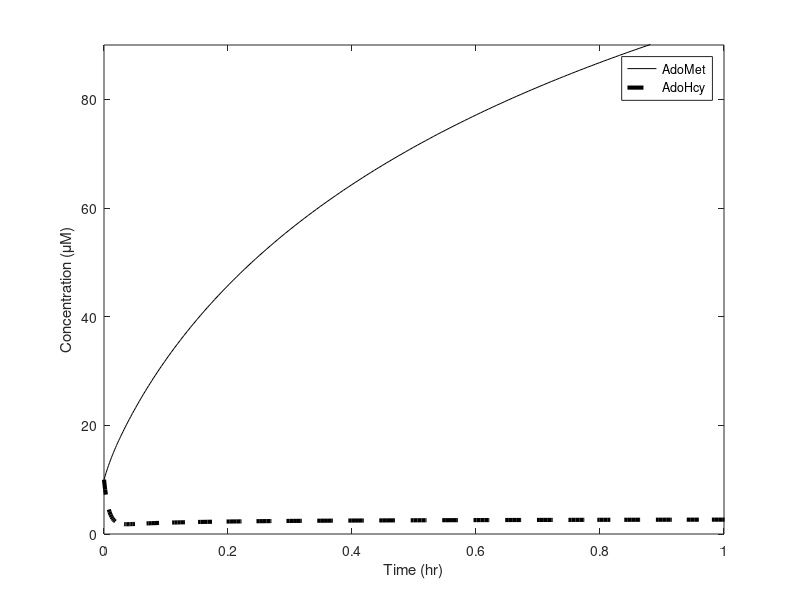
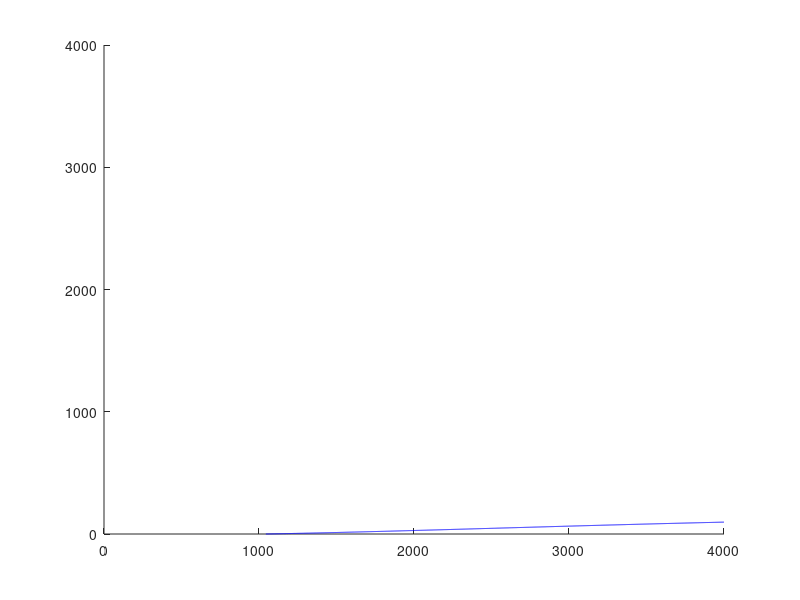

These figures' MATLAB source, in order: (Note: this script raises an error after producing the figures.)
%file methionine_model.m
%from Martinov et al. (2000) Journal of Theoretical Biology vol. 204 pp. 521-532
%generates figures 5.10, 5.11, 5.12
%problem 5.6.6

function methionine_model

global n1adomet;

%parameter declaration
%MATI
global v_MATI_max ;
global K_MATI_m ;
global K_MATI_i ;
global Met;

%MATIII
global v_MATIII_max ;
global K_MATIII_m2 ;

%MET
global v_MET_max ;
global A_over_K_MET_m2 ;

%GNMT
global v_GNMT_max ;
global K_GNMT_m ;
global K_GNMT_i ;

%D
global alpha_d ;

%AHC
global K_AHC;
global Adenosine

%parameter assignment
%METI
v_MATI_max = 561;
K_MATI_m = 41;
K_MATI_i = 50;

%MATIII
v_MATIII_max = 22870; %22.87 mmol/hr/l;
K_MATIII_m2 = 21.1;

%MET
v_MET_max = 4544;
A_over_K_MET_m2 = 0.1;

%GNMT
v_GNMT_max = 10600; %10.6 mmol/hr/l;
K_GNMT_m = 4500;
K_GNMT_i = 20;

%D
alpha_d = 1333;

%AHC
K_AHC = 0.1;
Adenosine = 1;

%Methionine concentration
Met=51; 

%set simulation length
Tend=5;

%initial concentrations
S0=[10,10];

%specification of dynamics
ODEFUN=@methdt;

%simulation
[t,S]=ode45(ODEFUN, [0,Tend], S0);

%figure 5.10
fig1=figure(1)
set(gca,'fontsize',14)
plot(t, S(:,1), 'k', t, S(:,2), 'k--', 'LineWidth', 3)
axis([0 1 0 90])
xlabel('Time (hr)')
ylabel('Concentration (\muM)')
legend('AdoMet', 'AdoHcy')

    
     
%Figure 5.11A
      
%define nullclines:
v_MATIII_max = 26300.5;
myfun1 = @(m,h) (v_MATI_max * (1./(1+ (K_MATI_m./Met)*(1+m./K_MATI_i))) + v_MATIII_max * (1/(1+ ((20000/(1+ 5.7*(m./(m+600)).^2))*K_MATIII_m2)./(Met^2+Met*K_MATIII_m2)))) - (v_GNMT_max * (1./(1+(K_GNMT_m./m).^2.3)) * (1./(1+h./K_GNMT_i))+v_MET_max * (1/(1+ (10 * (1 + h./4))./m + 1/A_over_K_MET_m2 + (1/A_over_K_MET_m2)*((10 * (1 + h./4))./m))))
myfun2 = @(m,h) ((v_GNMT_max * (1./(1+(K_GNMT_m./m).^2.3)) * (1./(1+h./K_GNMT_i))+v_MET_max * (1/(1+ (10 * (1 + h/4))./m + 1./A_over_K_MET_m2 + (1/A_over_K_MET_m2)*((10 * (1 + h./4))./m)))) - alpha_d * (h*K_AHC/Adenosine))./(1+K_AHC/Adenosine)

figure(2)
hold on

[m,h] = meshgrid(0:1:4000);   %# Create a mesh of m and h points
f = (v_MATI_max.*(1./(1+ (K_MATI_m./Met).*(1+m./K_MATI_i))) + v_MATIII_max.*(1./(1+ ((20000./(1+ 5.7*(m./(m+600)).^2))*K_MATIII_m2)./(Met^2+Met*K_MATIII_m2)))) - (v_GNMT_max.*(1./(1+(K_GNMT_m./m).^2.3)).*(1./(1+h./K_GNMT_i))+v_MET_max.*(1./(1+ (10.*(1 + h./4))./m + 1./A_over_K_MET_m2 + (1./A_over_K_MET_m2).*((10.*(1 + h./4))./m))));             %# Evaluate f at those points
contour(m,h,f,[0 0],'b');     %# Generate the contour plot
setcurve('color',[0.5 0.5 0.5],'Linewidth', 2) 
axis([0 4000 0 40])

%adohcy nullcline
a2=ezplot(@(m,h) myfun2(m,h), [0 4000 0 40])
setcurve('color','black','Linewidth', 2) 

set(gca, 'fontsize', 14)
axis([0 4000 0 40])
legend('AdoMet nullcline', 'AdoHcy nullcline')
xlabel('[AdoMet] (\muM) ')
ylabel('[AdoHcy] (\muM)')
title('+15%')


%set simulation length
Tend=15;

%Figure 5.11A

v_MATIII_max = 19439.5;
      
%define nullclines:
myfun11 = @(m,h) (v_MATI_max.*(1./(1+(K_MATI_m/Met).*(1+m./K_MATI_i))) + v_MATIII_max * (1./(1+ ((20000/(1+ 5.7*(m./(m+600)).^2))*K_MATIII_m2)./(Met^2+Met*K_MATIII_m2)))) - (v_GNMT_max * (1./(1+(K_GNMT_m./m).^2.3)) * (1./(1+h./K_GNMT_i))+v_MET_max * (1./(1+ (10 * (1 + h./4))./m + 1./A_over_K_MET_m2 + (1./A_over_K_MET_m2)*((10 * (1 + h./4))./m))))
myfun22 = @(m,h) ((v_GNMT_max.*(1./(1+(K_GNMT_m./m).^2.3)).*(1./(1+h./K_GNMT_i))+v_MET_max * (1./(1+ (10 * (1 + h./4))./m + 1/A_over_K_MET_m2 + (1/A_over_K_MET_m2)*((10 * (1 + h./4))./m)))) - alpha_d .* (h*K_AHC./Adenosine))./(1+K_AHC/Adenosine)

figure(3)
hold on

[m,h] = meshgrid(0:1:4000);   %# Create a mesh of m and h points
f = (v_MATI_max.*(1./(1+ (K_MATI_m./Met).*(1+m./K_MATI_i))) + v_MATIII_max.*(1./(1+ ((20000./(1+ 5.7*(m./(m+600)).^2))*K_MATIII_m2)./(Met^2+Met*K_MATIII_m2)))) - (v_GNMT_max.*(1./(1+(K_GNMT_m./m).^2.3)).*(1./(1+h./K_GNMT_i))+v_MET_max.*(1./(1+ (10.*(1 + h./4))./m + 1./A_over_K_MET_m2 + (1./A_over_K_MET_m2).*((10.*(1 + h./4))./m))));             %# Evaluate f at those points
contour(m,h,f,[0 0],'b');     %# Generate the contour plot
setcurve('color',[0.5 0.5 0.5],'Linewidth', 2) 
axis([0 4000 0 40])

%adohcy nullcline
a2=ezplot(@(m,h) myfun22(m,h), [0 4000 0 40])
setcurve('color','black','Linewidth', 2) 

set(gca, 'fontsize', 14)
axis([0 4000 0 40])
legend('AdoMet nullcline', 'AdoHcy nullcline')
xlabel('[AdoMet] (\muM)')
ylabel('[AdoHcy] (\muM)')
title('-15%')



%Figure 5.12
%numerical calculation of bifurcation curve. The separation of time-scales
%in this model makes bifurcation analysis with AUTO challenging.  The code
%below implements a `brute force' approach of sampling the stady state by
%running a sequence of simulations.

%toggle: set the if statement to "1==1" to run this part of the code. As written, it may take
%more than an hour to run.  Reduce the value of N to run a shorter version
%of the code (with a reduced mesh size).
if 1==0
    
N=400

%declare vectors to hold points on the bifurcation curve
m1_values1=zeros(1,N);
adom1_states1=zeros(1,N);
m1_values2=zeros(1,N);
adom1_states2=zeros(1,N);
m1_values3=zeros(1,N);
adom1_states3=zeros(1,N);

for i=1:N
    %set Methionine level
    Met=40+20*(i-1)/(N-1);
    %output step index (for tracking progress in the command window)
    i
    %find steady state from low S1
    [t,S]=ode45(ODEFUN, [0,200], [0,1000]);
    m1_values1(i)=Met;
    adom1_states1(i)=S(length(t),1);
    
    %find steady state from high S1
    [t,S]=ode45(ODEFUN, [0,200], [1000,0]);
    m1_values2(i)=Met;
    adom1_states2(i)=S(length(t),1);
    
    %find unstable steady state by solving steady state condition from a
    %point near the unstable steady state
    displacement= @(x) ((v_MATI_max * (1/(1+ (K_MATI_m/Met)*(1+x(1)/K_MATI_i))) + v_MATIII_max * (1/(1+ ((20000/(1+ 5.7*(x(1)/(x(1)+600))^2))*K_MATIII_m2)/(Met^2+Met*K_MATIII_m2)))) - (v_GNMT_max * (1/(1+(K_GNMT_m/x(1))^2.3)) * (1/(1+x(2)/K_GNMT_i))+v_MET_max * (1/(1+ (10 * (1 + x(2)/4))/x(1) + 1/A_over_K_MET_m2 + (1/A_over_K_MET_m2)*((10 * (1 + x(2)/4))/x(1))))))^2 + (((v_GNMT_max * (1/(1+(K_GNMT_m/x(1))^2.3)) * (1/(1+x(2)/K_GNMT_i))+v_MET_max * (1/(1+ (10 * (1 + x(2)/4))/x(1) + 1/A_over_K_MET_m2 + (1/A_over_K_MET_m2)*((10 * (1 + x(2)/4))/x(1))))) - alpha_d * (x(2)*K_AHC/Adenosine))/(1+K_AHC/Adenosine))^2;
    [steady_state, FVAL]=fminsearch(@(x) displacement(x), [500 3]);
    m1_values3(i)=Met;
    if FVAL<0.0001
    adom1_states3(i)=steady_state(1);
    else
        adom1_states3(i)=NaN;
    end
end

%plot points
figure(4)
set(gca,'fontsize',14)
hold on
c=[0 0 0;0.4 0.4 0.4;0.8 0.8 0.8];
set(0,'DefaultAxesColorOrder',c)
plot(m1_values1, adom1_states1, 'k*')
plot(m1_values2, adom1_states2, 'k*')
plot(m1_values3, adom1_states3,  'Linewidth', 3, 'color',[0.5 0.5 0.5])
xlabel('[Met] (\mu M)')
ylabel('steady state [AdoMet] (\mu M)')
     
end

end

%dynamics
function dS = methdt(t,S)

%parameter declaration
%MATI
global v_MATI_max ;
global K_MATI_m ;
global K_MATI_i ;
global Met;

%MATIII
global v_MATIII_max ;
global K_MATIII_m2 ;

%MET
global v_MET_max ;
global A_over_K_MET_m2 ;

%GNMT
global v_GNMT_max ;
global K_GNMT_m ;
global K_GNMT_i ;

%D
global alpha_d ;

%AHC
global K_AHC;
global Adenosine

%define states locally
AdoMet=S(1);
AdoHcy=S(2);

%auxilliary variables
K_MATIII_m1 = 20000/(1+ 5.7*(AdoMet/(AdoMet+600))^2);
K_MET_m1 = 10 * (1 + AdoHcy/4);
Hcy = AdoHcy*K_AHC/Adenosine;


v_MATI= v_MATI_max * (1/(1+ (K_MATI_m/Met)*(1+AdoMet/K_MATI_i))) ; 
v_MATIII = v_MATIII_max * (1/(1+ (K_MATIII_m1*K_MATIII_m2)/(Met^2+Met*K_MATIII_m2)));
v_GNMT = v_GNMT_max * (1/(1+(K_GNMT_m/AdoMet)^2.3)) * (1/(1+AdoHcy/K_GNMT_i));
v_MET = v_MET_max * (1/(1+ K_MET_m1/AdoMet + 1/A_over_K_MET_m2 + (1/A_over_K_MET_m2)*(K_MET_m1/AdoMet)));
V_D = alpha_d * Hcy;

dAdoMetdt = (v_MATI + v_MATIII) - (v_GNMT+v_MET);
dAdoHcydt = ((v_GNMT+v_MET) - V_D)/(1+K_AHC/Adenosine);

dS=[dAdoMetdt; dAdoHcydt];

end

%graphics function:
%change properties of last curve in current figure
%Examples:
%     setcurve('color','red')
%     setcurve('color','green','linestyle','--')
%Type  help plot  to see available colors and line styles 
function setcurve(varargin)
h=get(gca,'children');
set(h(1),varargin{:})
end


